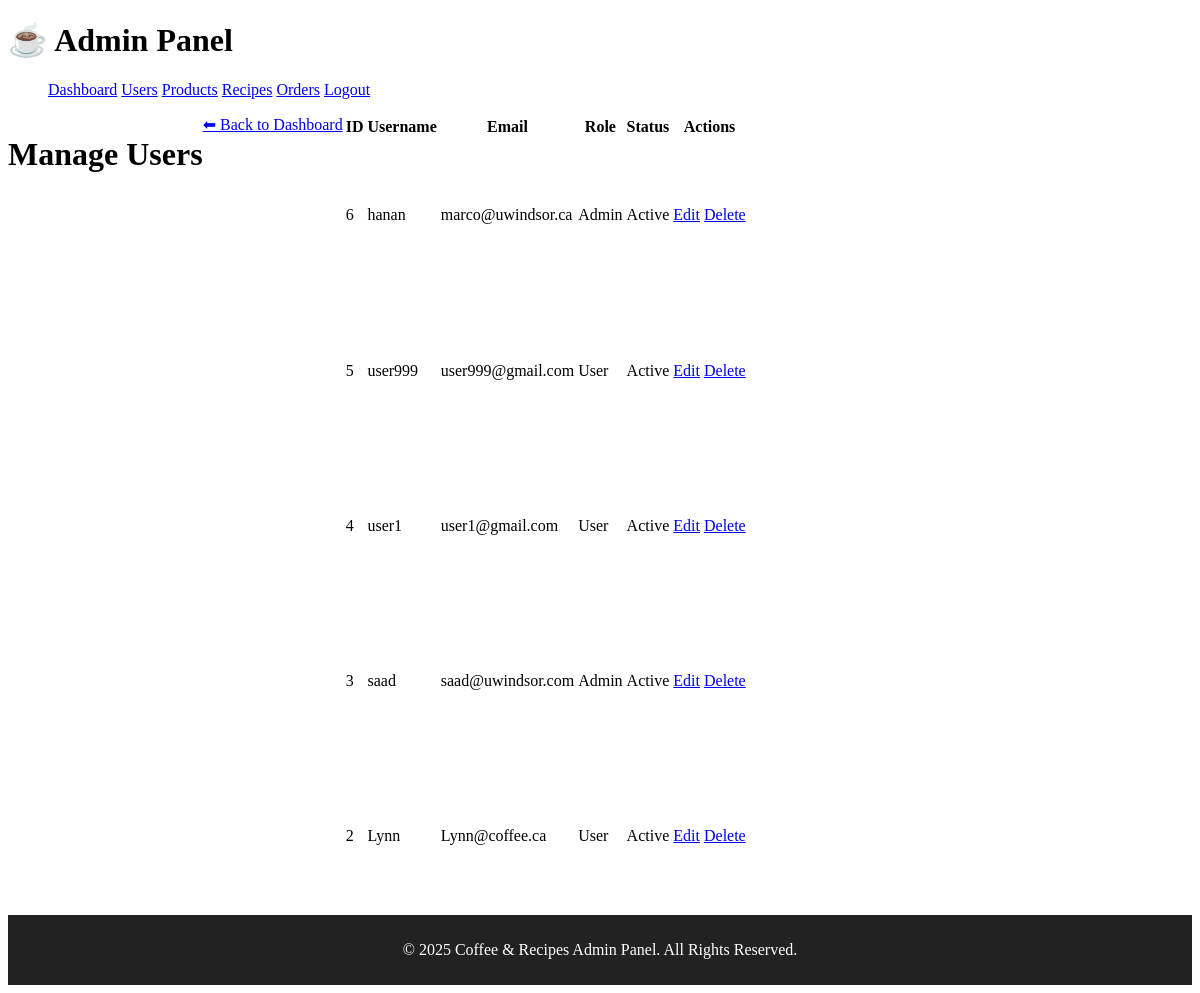
Screenshot of /admin/manage-users.php (signed in) with the database file from the repository.
### tables this page shows
CREATE TABLE `users` (
  `id` int(11) NOT NULL,
  `username` varchar(50) NOT NULL,
  `email` varchar(100) NOT NULL,
  `password` varchar(255) NOT NULL,
  `first_name` varchar(50) DEFAULT NULL,
  `last_name` varchar(50) DEFAULT NULL,
  `address` text DEFAULT NULL,
  `phone` varchar(20) DEFAULT NULL,
  `is_admin` tinyint(1) DEFAULT 0,
  `is_active` tinyint(1) DEFAULT 1,
  `created_at` timestamp NOT NULL DEFAULT current_timestamp(),
  `updated_at` timestamp NOT NULL DEFAULT current_timestamp() ON UPDATE current_timestamp()
);

### includes/db.php (called while the page is built, shortened)
<?php
class Database {
    private $host = DB_HOST;
    private $user = DB_USER;
    private $pass = DB_PASS;
    private $dbname = DB_NAME;
    private $dbh;
    private $stmt;
    public function __construct() {
        $dsn = 'mysql:host=' . $this->host . ';dbname=' . $this->dbname;
        $options = array(
            PDO::ATTR_PERSISTENT => true,
            PDO::ATTR_ERRMODE => PDO::ERRMODE_EXCEPTION
        );
        try {
            $this->dbh = new PDO($dsn, $this->user, $this->pass, $options);
        } catch(PDOException $e) {
            $this->error = $e->getMessage();
            echo $this->error;
        }
    }
    public function query($sql) {
        $this->stmt = $this->dbh->prepare($sql);
    }
    public function bind($param, $value, $type = null) {
        if (is_null($type)) {
            switch (true) {
                case is_int($value):
                    $type = PDO::PARAM_INT;
                    break;
            }
        }
        $this->stmt->bindValue($param, $value, $type);
    }
    public function execute() {
        return $this->stmt->execute();
    }
    public function resultSet() {
        $this->execute();
        return $this->stmt->fetchAll(PDO::FETCH_OBJ);
    }
}
?>

### admin/manage-users.php (the view, shortened to what this page needs)
<?php
require_once '../includes/config.php';
require_once '../includes/db.php';
$db = new Database();
$db->query("SELECT * FROM users ORDER BY created_at DESC");
$users = $db->resultSet();
?>
<h1>Manage Users</h1>
<a href="dashboard.php" class="btn btn-secondary">⬅ Back to Dashboard</a>
<table class="admin-table">
    <thead>
        <tr>
            <th>ID</th>
            <th>Username</th>
            <th>Email</th>
            <th>Role</th>
            <th>Status</th>
            <th>Actions</th>
        </tr>
    </thead>
    <tbody>
        <?php foreach ($users as $user): ?>
            <tr>
                <td><?= $user->id ?></td>
                <td><?= htmlspecialchars($user->username) ?></td>
                <td><?= htmlspecialchars($user->email) ?></td>
                <td><?= $user->is_admin ? "Admin" : "User" ?></td>
                <td><?= $user->is_active ? "Active" : "Disabled" ?></td>
                <td>
                    <a href="edit-user.php?id=<?= $user->id ?>" class="btn btn-sm btn-edit">Edit</a>
                    <a href="?delete=<?= $user->id ?>" class="btn btn-sm btn-delete" onclick="return confirm('Delete this user?');">Delete</a>
                </td>
            </tr>
        <?php endforeach; ?>
    </tbody>
</table>
<?php
$content = ob_get_clean();
include '../admin/admin-header.php';
echo $content;
include '../admin/admin-footer.php';
?>

### rows the page displays
users: id "6", username "hanan", email "marco@uwindsor.ca", is_admin "Admin", is_active "Active"
users: id "5", username "user999", email "user999@gmail.com", is_admin "User", is_active "Active"
users: id "4", username "user1", email "user1@gmail.com", is_admin "User", is_active "Active"
users: id "3", username "saad", email "saad@uwindsor.com", is_admin "Admin", is_active "Active"
users: id "2", username "Lynn", email "Lynn@coffee.ca", is_admin "User", is_active "Active"
